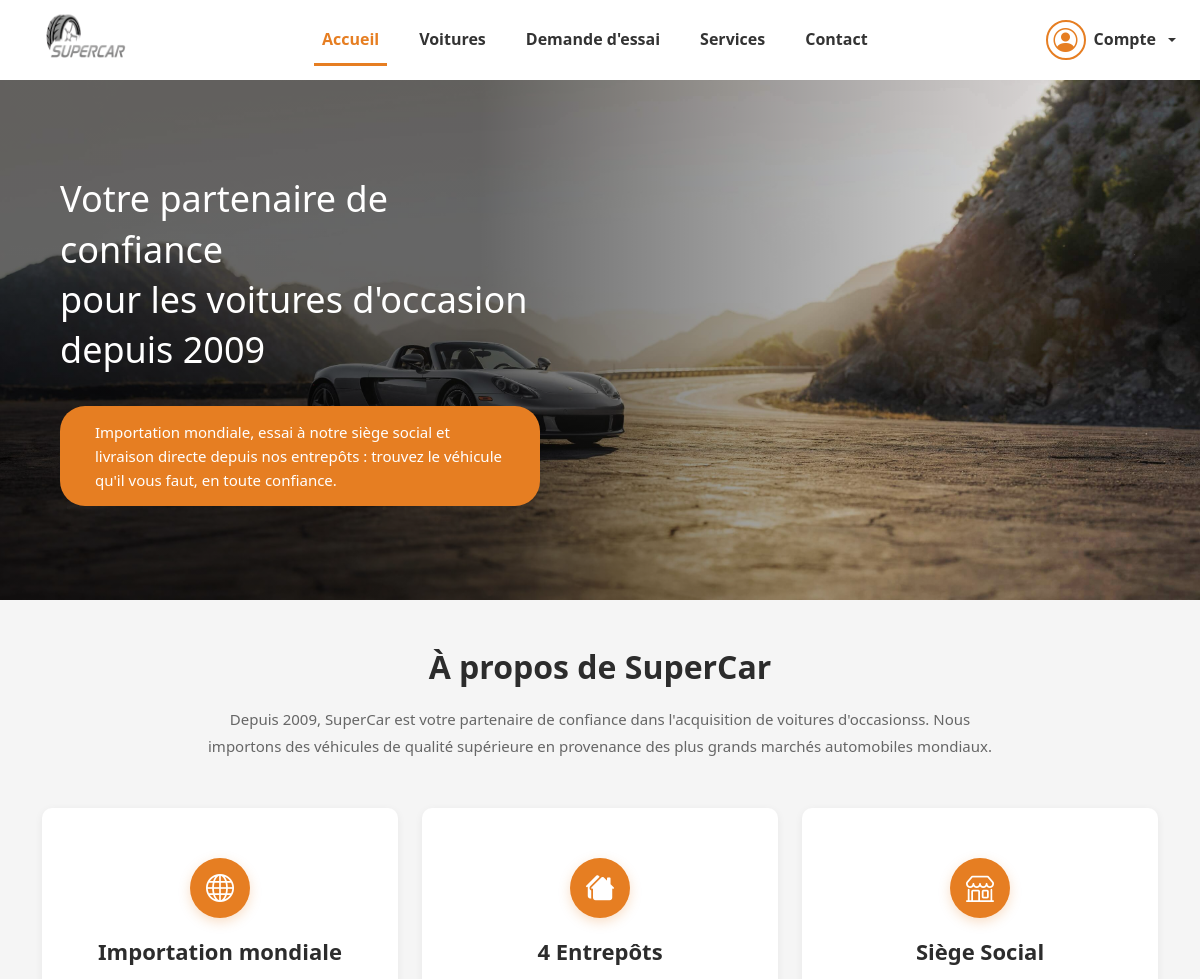
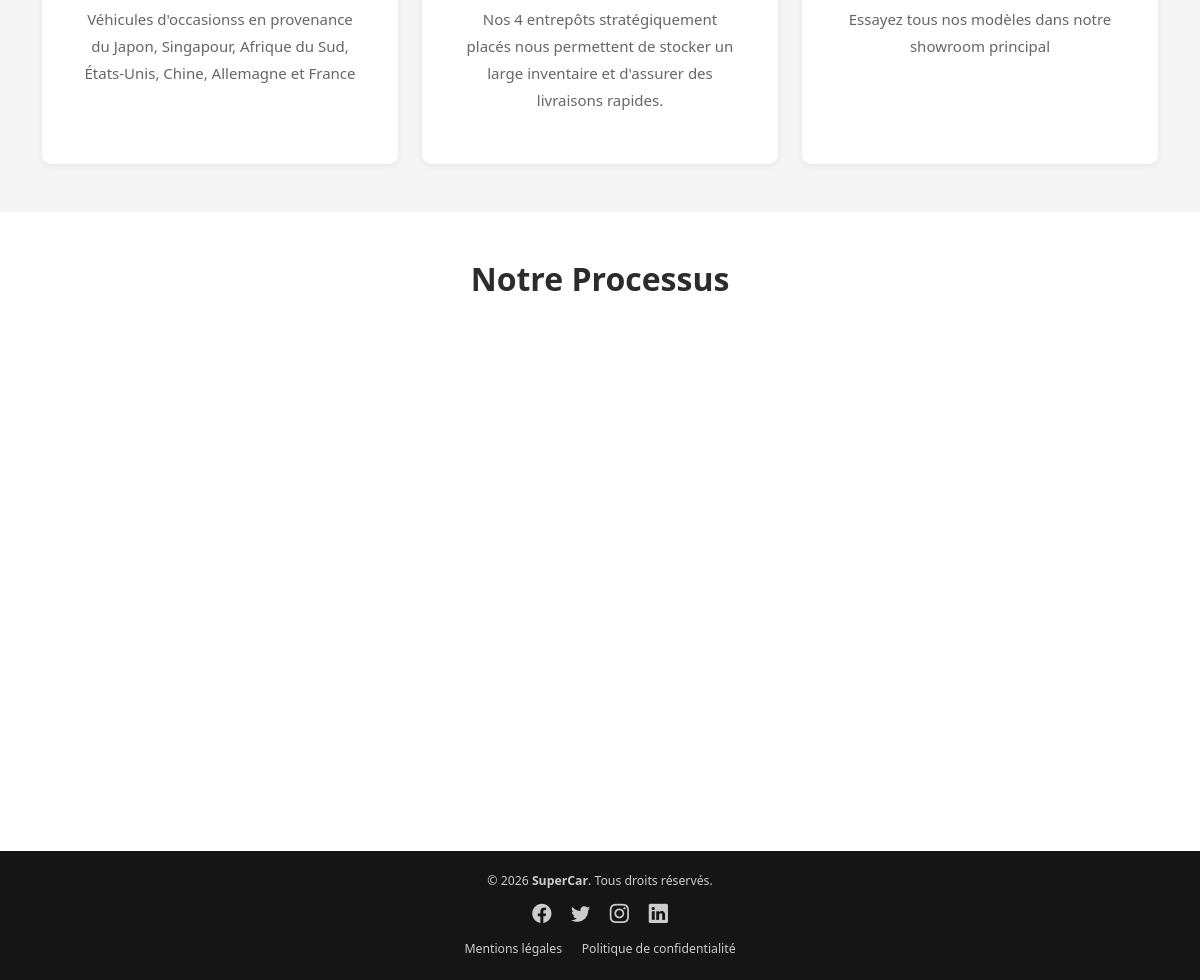
The page / on the database its author committed (2 pictures, top to bottom).
### tables this page shows
CREATE TABLE contenu(
   id_contenu INT AUTO_INCREMENT PRIMARY KEY,
   lignecontenu INT,
   titre VARCHAR(200) NOT NULL,
   texte TEXT,
   image VARCHAR(255) DEFAULT NULL,
   page VARCHAR(100)
);

### backend/fonctionContenu.php (called while the page is built, shortened)
<?php
function get_all_contenu_by_page($conn, $page) {
    $sql = "SELECT * FROM contenu WHERE page = '$page' ORDER BY lignecontenu ASC";
    $result = mysqli_query($conn, $sql);
    return mysqli_fetch_all($result, MYSQLI_ASSOC);
}
function find_contenu($contents, $line) {
    foreach ($contents as $item) {
        if ($item['lignecontenu'] == $line) return $item;
    }
    return null;
}
?>

### index.php (the view, shortened to what this page needs)
<?php
require_once 'backend/fonctionContenu.php';
$accueil_contents = get_all_contenu_by_page($bdd, 'accueil');
$hero = find_contenu($accueil_contents, 1);
$apropos_contents = get_all_contenu_by_page($bdd, 'apropos');
$apropos_main = find_contenu($apropos_contents, 1);
?>
<!DOCTYPE html>
<html lang="fr">
<head>
    <link href="assets/css/bootstrap.min.css" rel="stylesheet">
    <link rel="stylesheet" href="assets/css/bootstrap-icons.css">
    <link rel="stylesheet" href="assets/css/accueil.css">
    <link rel="stylesheet" href="assets/css/notifications.css">
</head>
<body>
    <?php include('include/header.php'); ?>
    <section class="hero-section" style="background-image: url('assets/images/background/<?= (!empty($hero['image'])) ? $hero['image'] : 'porsche.jpg' ?>')">
        <div class="hero-overlay"></div>
        <div class="hero-content">
            <h1 class="hero-title"><?= $hero ? $hero['titre'] : "Votre partenaire de confiance pour les voitures d'occasionss<br>depuis 2009" ?></h1>
            <a href="catalogue.php" class="btn-orange-hero"><?= $hero ? $hero['texte'] : "Consulter le catalogue" ?></a>
        </div>
    </section>
    <section class="about-section">
        <div class="container py-5">
            <div class="text-center mb-5" style="max-width: 800px; margin: 0 auto;">
                <h2 class="section-title"><?= $apropos_main ? $apropos_main['titre'] : "À propos de SuperCar" ?></h2>
                <p class="section-description"><?= $apropos_main ? $apropos_main['texte'] : "Depuis 2009, SuperCar est votre partenaire de confiance dans l'acquisition de voitures d'occasionss." ?></p>
            </div>
            <div class="row g-4 justify-content-center">
                <?php foreach ($apropos_contents as $item): ?>
                    <?php if ($item['lignecontenu'] > 1): ?>
                    <div class="col-lg-4 col-md-6">
                        <div class="info-card">
                            <div class="info-icon-wrap">
                                <?php
                                    $icon = "bi-check-circle";
                                    if ($item['lignecontenu'] == 2) $icon = "bi-globe";
                                    if ($item['lignecontenu'] == 3) $icon = "bi-houses-fill";
                                    if ($item['lignecontenu'] == 4) $icon = "bi-shop";
                                ?>
                                <i class="bi <?= $icon ?>"></i>
                            </div>
                            <h3 class="info-card-title"><?= $item['titre'] ?></h3>
                            <p class="info-card-text"><?= $item['texte'] ?></p>
                        </div>
                    </div>
                    <?php endif; ?>
                <?php endforeach; ?>
            </div>
        </div>
    </section>
    <section class="process-section">
        <div class="container py-5">
            <h2 class="section-title text-center mb-5">Notre Processus</h2>
            <div class="row justify-content-center">
                <div class="col-lg-8">
                </div>
            </div>
        </div>
    </section>
    <footer class="footer-section"><?php include('include/footer.html'); ?>
</body>
</html>

### assets/css/accueil.css (style rules this page uses)
:root { --orange-primary: #E67E22; --orange-hover: #d35400; --dark-text: #2c2c2c; --gray-text: #666666; --light-bg: #f8f9fa; --white: #ffffff; --border-gray: #e0e0e0; }
* { margin: 0; padding: 0; box-sizing: border-box; }
body { font-family: -apple-system, BlinkMacSystemFont, 'Segoe UI', 'Roboto', 'Helvetica', 'Arial', sans-serif; color: var(--dark-text); background-color: #ffffff; line-height: 1.6; }
.hero-section { position: relative; height: 65vh; min-height: 500px; background: linear-gradient(rgba(0, 0, 0, 0.4), rgba(0, 0, 0, 0.4)), url('https://images.unsplash.com/photo-1503376780353-7e6692767b70?w=1920&h=1080&fit=crop'); background-size: cover; background-position: center; display: flex; align-items: center; overflow: hidden; }
.hero-overlay { position: absolute; top: 0; left: 0; right: 0; bottom: 0; background: linear-gradient(to right, rgba(0, 0, 0, 0.6) 40%, transparent 100%); z-index: 1; }
.hero-content { position: relative; z-index: 2; max-width: 600px; padding: 60px; }
.hero-title { font-size: 36px; font-weight: 400; color: white; margin-bottom: 30px; line-height: 1.4; opacity: 0; animation: fadeInUp 0.8s ease-out forwards; }
.btn-orange-hero { background-color: var(--orange-primary); color: white; border: none; padding: 14px 35px; border-radius: 25px; font-weight: 500; font-size: 15px; cursor: pointer; transition: all 0.3s ease; display: inline-block; text-decoration: none; opacity: 0; animation: fadeInUp 0.8s ease-out 0.3s forwards; }
.about-section { background-color: #f5f5f5; }
.section-title { font-size: 32px; font-weight: 600; color: var(--dark-text); margin-bottom: 20px; }
.section-description { font-size: 15px; color: var(--gray-text); line-height: 1.8; }
.info-card { background: white; border-radius: 10px; padding: 50px 40px; text-align: center; min-height: 280px; height: 100%; transition: all 0.3s ease; box-shadow: 0 2px 8px rgba(0, 0, 0, 0.06); display: flex; flex-direction: column; justify-content: flex-start; align-items: center; }
.info-card-title { font-size: 22px; font-weight: 600; color: var(--dark-text); margin-bottom: 20px; }
.info-icon-wrap { width: 60px; height: 60px; background-color: var(--orange-primary); border-radius: 50%; display: flex; align-items: center; justify-content: center; margin: 0 auto 20px auto; box-shadow: 0 4px 12px rgba(230, 126, 34, 0.25); }
.info-icon-wrap i { font-size: 28px; color: white; }
.info-card-text { font-size: 15px; color: var(--gray-text); line-height: 1.8; margin: 0; }
.process-section { background-color: white; overflow: hidden; }
.footer-section { background-color: #1a1a1a; color: rgba(255, 255, 255, 0.8); }
.footer-copyright { font-size: 14px; color: rgba(255, 255, 255, 0.5); margin: 0; }

### assets/css/header.css (style rules this page uses)
:root { --primary-color: #E67E22; --text-dark: #333333; }
* { margin: 0; padding: 0; box-sizing: border-box; }
body { font-family: 'Segoe UI', Tahoma, Geneva, Verdana, sans-serif; }
.container-fluid { height: 100%; }

### assets/css/footer.css (style rules this page uses)
:root { --footer-main-bg: transparent; --footer-copyright-bg: #151515; --text-light: #cccccc; }
.footer-main { background-color: var(--footer-main-bg); color: #ffffff; padding: 0; margin-top: 40px; }
.footer-main .text-muted { color: var(--text-light) !important; }
.footer-main .footer-copyright { background-color: var(--footer-copyright-bg); color: #ffffff; padding: 20px 0; text-align: center; margin: 0; }
.footer-main .footer-copyright .text-muted { color: var(--text-light) !important; }
.footer-legal-links a { text-decoration: none; transition: color 0.3s; }
.footer-social-icons a { font-size: 1.2rem; transition: color 0.3s; }

### rows shown on the page
contenu: titre "Votre partenaire de confiance pour les voitures d'occasion depuis 2009", texte "Importation mondiale, essai à notre siège social et livraison directe depuis nos entrepôts : trouvez le véhicule qu'il vous faut, en toute confiance."
contenu: titre "À propos de SuperCar", texte "Depuis 2009, SuperCar est votre partenaire de confiance dans l'acquisition de voitures d'occasionss. Nous importons des véhicules de qualité supérieure en provenance des plus grands marchés automobiles mondiaux."
contenu: lignecontenu 2 (drawn), titre "Importation mondiale", texte "Véhicules d'occasionss en provenance du Japon, Singapour, Afrique du Sud, États-Unis, Chine, Allemagne et France"
contenu: lignecontenu 3 (drawn), titre "4 Entrepôts", texte "Nos 4 entrepôts stratégiquement placés nous permettent de stocker un large inventaire et d'assurer des livraisons rapides."
contenu: lignecontenu 4 (drawn), titre "Siège Social", texte "Essayez tous nos modèles dans notre showroom principal"
